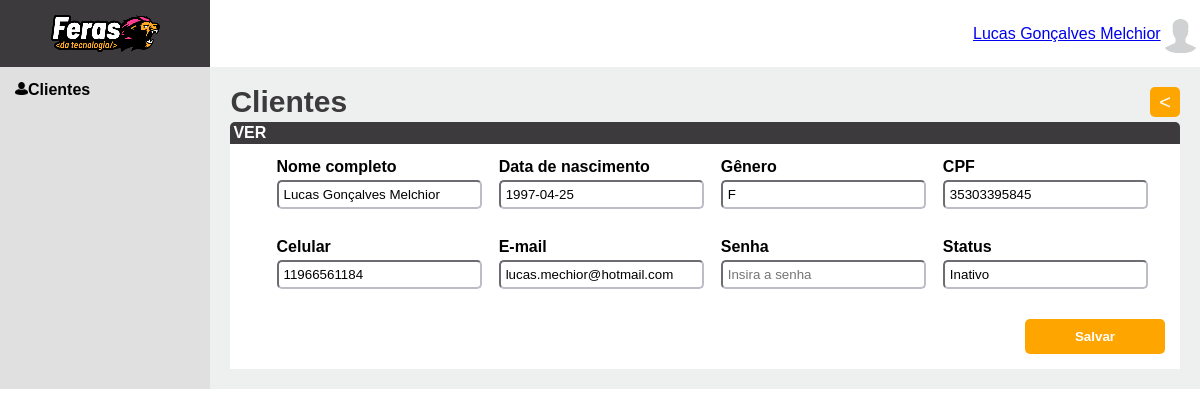
The page /alterarTela.php?cliente_idclientes=2 (signed in) on the database its author committed.
### tables this page shows
CREATE TABLE `clientes` (
  `idclientes` int(11) NOT NULL AUTO_INCREMENT,
  `nome` varchar(255) DEFAULT NULL,
  `datanasc` date DEFAULT NULL,
  `genero` varchar(1) DEFAULT NULL,
  `cpf` varchar(11) DEFAULT NULL,
  `celular` varchar(11) DEFAULT NULL,
  `email` varchar(255) DEFAULT NULL,
  `senha` varchar(255) DEFAULT NULL,
  `status` varchar(7) DEFAULT NULL,
  PRIMARY KEY (`idclientes`)
);

### alterarTela.php (the view, shortened to what this page needs)
<?php
    include 'conexao.php';
    $result = $db->query("select * from clientes where idclientes = ".$_GET['cliente_idclientes']);
    $cliente = $result->fetch_assoc();
?>
<!DOCTYPE html>
<html lang="en">
    <head>
        <link rel="stylesheet" href="reset.css">
    </head>
    <body>
        <header>
            <div class="logo">
                <img src="logo_horizonta_fundo_branco.png" alt="Logo feras da tecnologia">
            </div>
            <div class="deslogar">
                <a href="deslogar.php"><?php echo $_SESSION['usuario_logado']; ?></a>
                <img class="avatarusuario" src="avatar1.jpg">
            </div>
        </header>
        <main>
            <div class="fundocinza">
                <div>
                    <img class="avatarPreto" src="preto.png">
                </div>
                <div>
                    <h4>Clientes</h4>
                </div>
            </div>
            <div class="fundobege">
                <div class="tabelaTitulo">
                    <div>
                        <h1>Clientes</h1>
                    </div>
                    <div>
                        <button class="adicionar"><a class="verCliente" href="clientesTela.php"><</a></button>
                    </div>
                </div>
                <h5>VER</h5>
                <form action="alterar.php" method="post">
                    <div class="flex">
                        <div>
                            <label class="texto" for="nome">Nome completo</label>
                            <input type="text" class="inputPadrao" value="<?php echo $cliente['nome']; ?>" name="nome" id="nome" placeholder="Insira o Nome">
                        </div>
                        <div>
                            <label class="texto" for="datanasc">Data de nascimento</label>
                            <input type="text" class="inputPadrao" value="<?php echo $cliente['datanasc']; ?>" name="datanasc" id="datanasc" placeholder="Data de nascimento">
                        </div>
                        <div>
                            <label class="texto" for="genero">Gênero</label>
                            <input type="text" class="inputPadrao" value="<?php echo $cliente['genero']; ?>" name="genero" id="genero" placeholder="Gênero">
                        </div>
                        <div>
                            <label class="texto" for="cpf">CPF</label>
                            <input type="text" class="inputPadrao" value="<?php echo $cliente['cpf']; ?>" name="cpf" id="cpf" placeholder="Insira o CPF">
                        </div>
                    </div>
                    <div class="flex">
                        <div>
                            <label class="texto" for="celular">Celular</label>
                            <input type="text" class="inputPadrao" value="<?php echo $cliente['celular']; ?>" name="celular" id="celular" placeholder="Celular">
                        </div>
                        <div>
                            <label class="texto" for="email">E-mail</label>
                            <input type="email" class="inputPadrao" value="<?php echo $cliente['email']; ?>" name="email" id="email" placeholder="Insira o E-mail">
                        </div>
                        <div>
                            <label class="texto" for="senha">Senha</label>
                            <input type="password" class="inputPadrao" value="" name="senha" id="senha" placeholder="Insira a senha">
                        </div>
                        <div>
                            <label class="texto" for="status">Status</label>
                            <input type="text" class="inputPadrao" value="<?php echo $cliente['status']; ?>" name="status" id="status" placeholder="Ativo ou Inativo?">
                        </div>
                    </div>
                        <div class="flex2">
                            <div class="flex">
                                <input class="salvar" type="submit" value="Salvar">
                            </div>
                        </div>
                </form>
            </div>
        </main>
    </body>
</html>

### alterarTela.php (style rules this page uses)
Body { font-family: Arial, Helvetica, sans-serif; }
header { display: flex; flex-direction: row; justify-content: space-between; }
main { display: flex; flex-direction: row; }
h1 { color: #3C3A3C; font-weight: bold; font-size: 30px; }
h4 { font-weight: bold }
h5 { background-color: #3C3A3C; color: white; font-weight: bold; border-radius: 5px 5px 0px 0px; padding: 3px; }
form { display: block; flex-direction: column; background-color: white; margin-left }
label { font-weight: bold; display: block; }
.texto { padding-bottom: 5px; }
.flex2 { display: flex; flex-direction: row-reverse; }
.flex { display: flex; justify-content: space-evenly; padding: 15px }
.salvar { border: none; color: white; font-weight: bold; background-color: orange; border-radius: 5px; padding: 10px 50px 10px 50px; }
.inputPadrao { width: 100%; border-radius: 5px; padding: 5px; border-color: #BCBDC7; }
.avatarPreto { width: 13px; }
.tabelaTitulo { display: flex; width: 100%; justify-content: space-between; margin-bottom: 5px; }
.fundobege { background-color: #EDF0EF; width: 100%; padding: 20px; }
.fundocinza { display: flex; background-color: #E0E0E0; width:19%; padding: 15px; }
.logo { background-color: #3C3A3C; width: 15%; display: flex; justify-content: center; padding: 15px; }
.adicionar { color: white; background-color: orange; border-radius: 5px; width: 30px; height:30px; font-size: 20px; border: none; }
.verCliente { text-decoration: none; color: #fff; }
.avatarusuario { width: 5%; border-radius: 15px; }
.deslogar { display: flex; align-items: center; justify-content: end; }

### rows shown on the page
clientes: nome "Lucas Gonçalves Melchior", datanasc "1997-04-25", genero "F", cpf "35303395845", celular "11966561184", email "lucas.mechior@hotmail.com", status "Inativo"

### other values the page prints
$_SESSION['usuario_logado'] "Lucas Gonçalves Melchior"
